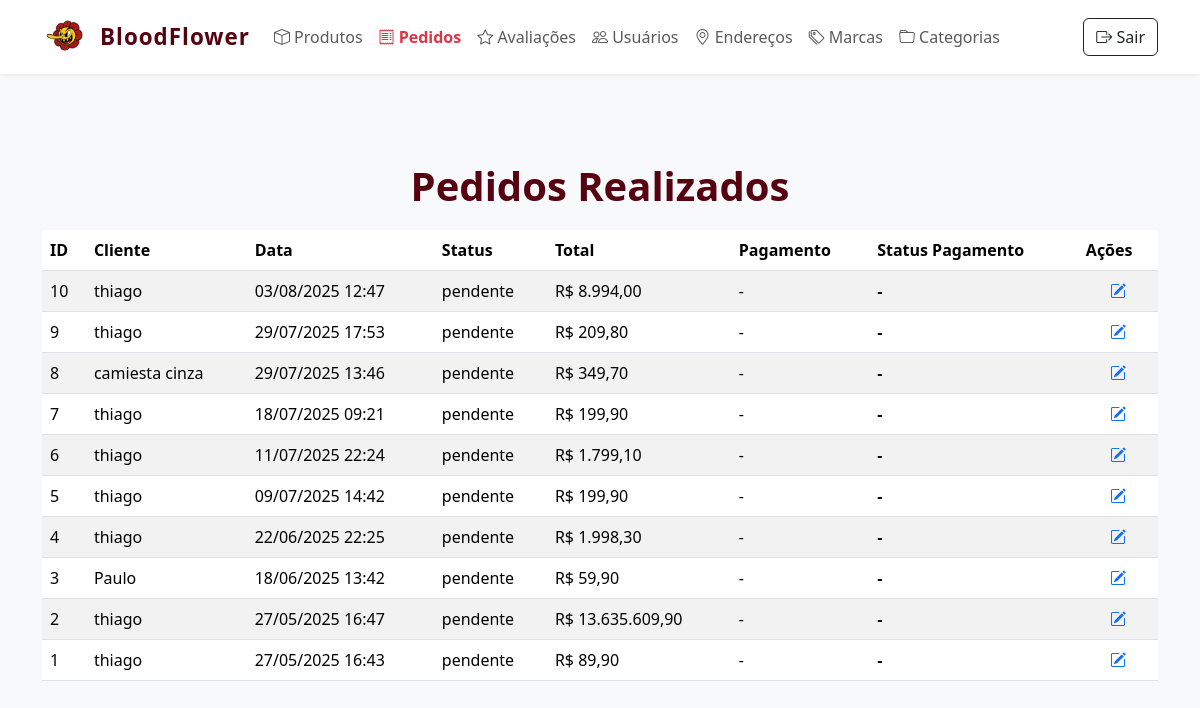
/admin/pedidos.php (signed in), run on an earlier commit of the app's database.
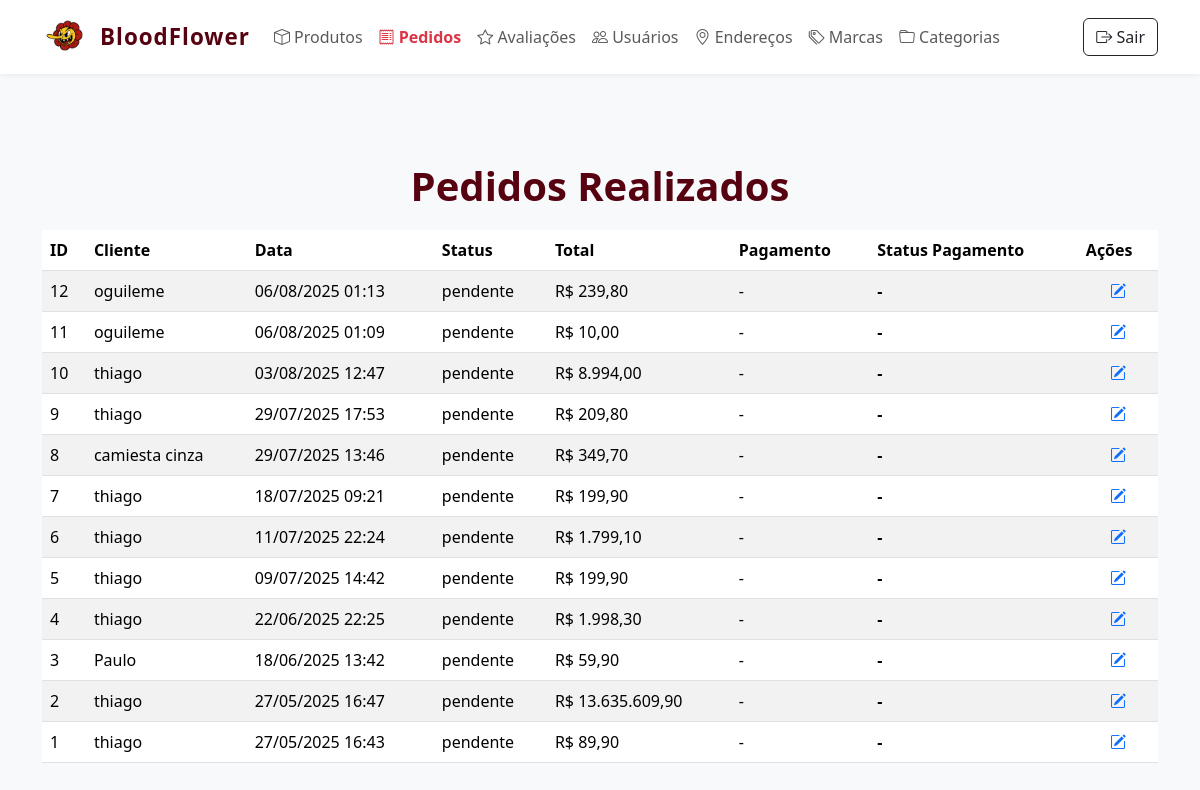
And on a later commit of the database.
### tables this page shows
CREATE TABLE IF NOT EXISTS `pedidos` (
  `id` int NOT NULL AUTO_INCREMENT,
  `id_usuario` int NOT NULL,
  `data_pedido` datetime DEFAULT CURRENT_TIMESTAMP,
  `status` enum('pendente','pago','cancelado') DEFAULT 'pendente',
  `total` decimal(10,2) NOT NULL,
  PRIMARY KEY (`id`),
  KEY `fk_pedidos_usuario` (`id_usuario`)
);

CREATE TABLE IF NOT EXISTS `usuarios` (
  `id_usuario` int NOT NULL AUTO_INCREMENT,
  `nome` varchar(100) NOT NULL,
  `email` varchar(100) NOT NULL,
  `senha` varchar(255) NOT NULL,
  `cpf` varchar(14) DEFAULT NULL,
  `telefone` varchar(20) DEFAULT NULL,
  `data_nascimento` date DEFAULT NULL,
  `tipo_usuario` tinyint(1) DEFAULT '0',
  PRIMARY KEY (`id_usuario`),
  UNIQUE KEY `email` (`email`),
  UNIQUE KEY `cpf` (`cpf`)
);

### admin/pedidos.php (the view, shortened to what this page needs)
<?php
include("../conexao.php");
?>
<!DOCTYPE html>
<html lang="pt-br">
<head>
    <link href="https://cdn.jsdelivr.net/npm/bootstrap@5.3.3/dist/css/bootstrap.min.css" rel="stylesheet">
    <link href="https://cdn.jsdelivr.net/npm/bootstrap-icons@1.10.5/font/bootstrap-icons.css" rel="stylesheet">
</head>
<body>
<nav class="navbar navbar-expand-lg">
    <div class="container">
        <a class="navbar-brand" href="inicioADM.php">
            <img src="../imagens/LogoBloodFlower.png" alt="Logo BloodFlower">
            BloodFlower
        </a>
        <div class="collapse navbar-collapse" id="navbarNavAdmin">
            <ul class="navbar-nav me-auto mb-2 mb-lg-0">
                <li class="nav-item">
                    <a class="nav-link" href="inicioADM.php"><i class="bi bi-box"></i> Produtos</a>
                </li>
                <li class="nav-item">
                    <a class="nav-link active fw-bold text-danger" href="pedidos.php"><i class="bi bi-receipt"></i> Pedidos</a>
                </li>
                <li class="nav-item">
                    <a class="nav-link" href="avaliacoes.php"><i class="bi bi-star"></i> Avaliações</a>
                </li>
                <li class="nav-item">
                    <a class="nav-link" href="usuarios.php"><i class="bi bi-people"></i> Usuários</a>
                </li>
                <li class="nav-item">
                    <a class="nav-link" href="enderecos.php"><i class="bi bi-geo-alt"></i> Endereços</a>
                </li>
                <li class="nav-item">
                    <a class="nav-link" href="marcas.php"><i class="bi bi-tags"></i> Marcas</a>
                </li>
                <li class="nav-item">
                    <a class="nav-link" href="categorias.php"><i class="bi bi-folder"></i> Categorias</a>
                </li>
            </ul>
            <div class="d-flex align-items-center gap-3">
                <a href="../logoff.php" class="btn btn-outline-dark">
                    <i class="bi bi-box-arrow-right"></i> Sair
                </a>
            </div>
        </div>
    </div>
</nav>
<div class="container py-5">
    <h1>Pedidos Realizados</h1>
    <?php
    $sql = "SELECT
                p.id,
                p.id_usuario,
                p.data_pedido,
                p.status AS status_pedido,
                p.total,
                u.nome AS nome_cliente,
                pg.metodo_pagamento AS forma_pagamento,
                pg.status AS status_pagamento
            FROM pedidos p
            JOIN usuarios u ON p.id_usuario = u.id_usuario
            LEFT JOIN pagamentos pg ON p.id = pg.id_pedido
            ORDER BY p.data_pedido DESC";
    $result = mysqli_query($conn, $sql);
    if (mysqli_num_rows($result) > 0) {
        echo "<div class='table-responsive'>";
        echo "<table class='table table-striped table-hover align-middle'>";
        echo "<thead><tr>";
        echo "<th>ID</th><th>Cliente</th><th>Data</th><th>Status</th><th>Total</th><th>Pagamento</th><th>Status Pagamento</th><th>Ações</th>";
        echo "</tr></thead><tbody>";
        while ($row = mysqli_fetch_assoc($result)) {
            echo "<tr>";
            echo "<td>{$row['id']}</td>";
            echo "<td>{$row['nome_cliente']}</td>";
            echo "<td>" . date('d/m/Y H:i', strtotime($row['data_pedido'])) . "</td>";
            echo "<td>{$row['status_pedido']}</td>";
            echo "<td>R$ " . number_format($row['total'], 2, ',', '.') . "</td>";
            echo "<td>" . ($row['forma_pagamento'] ?? '-') . "</td>";
            echo "<td class='status " . strtolower($row['status_pagamento']) . "'>" . ($row['status_pagamento'] ?? '-') . "</td>";
                        echo "<td class='text-center'>
                    <a href='formEditPedido.php?id_pedido={$row['id']}' class='text-primary'><i class='bi bi-pencil-square'></i></a>
                  </td>";
            echo "</tr>";
        }
        echo "</tbody></table></div>";
    } else {
        echo "<p class='text-muted text-center mt-4'>Nenhum pedido encontrado.</p>";
    }
    ?>
</div>
</body>
</html>

What changed in the data, as far as the page shows it:
added pedidos: id "12", id_usuario.nome "oguileme", data_pedido "06/08/2025 01:13", status "pendente", total "239,80", forma_pagamento "-", status_pagamento "-"
added pedidos: id "11", id_usuario.nome "oguileme", data_pedido "06/08/2025 01:09", status "pendente", total "10,00", forma_pagamento "-", status_pagamento "-"
